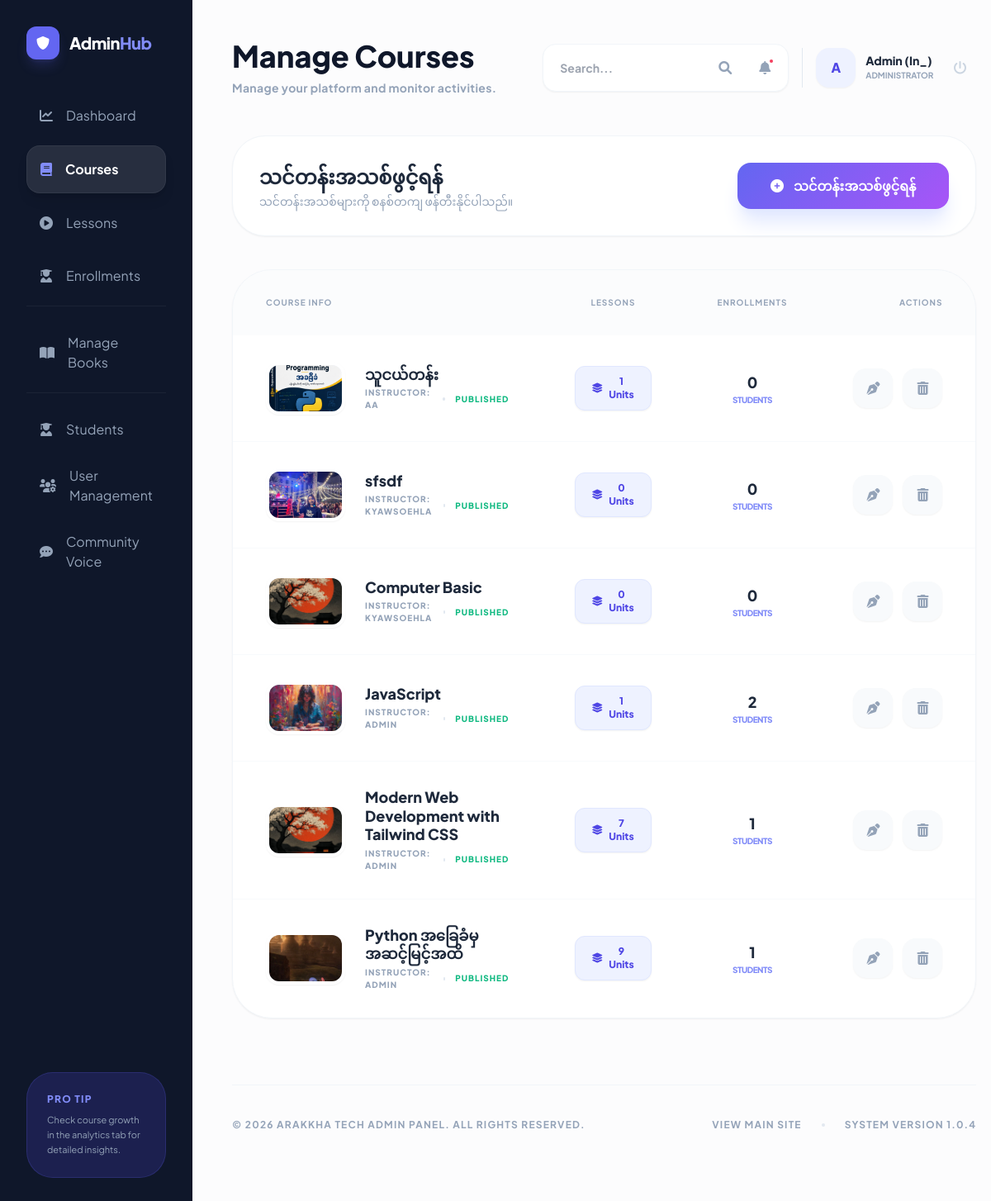
The app's page /manage/courses/ (signed in), older data.
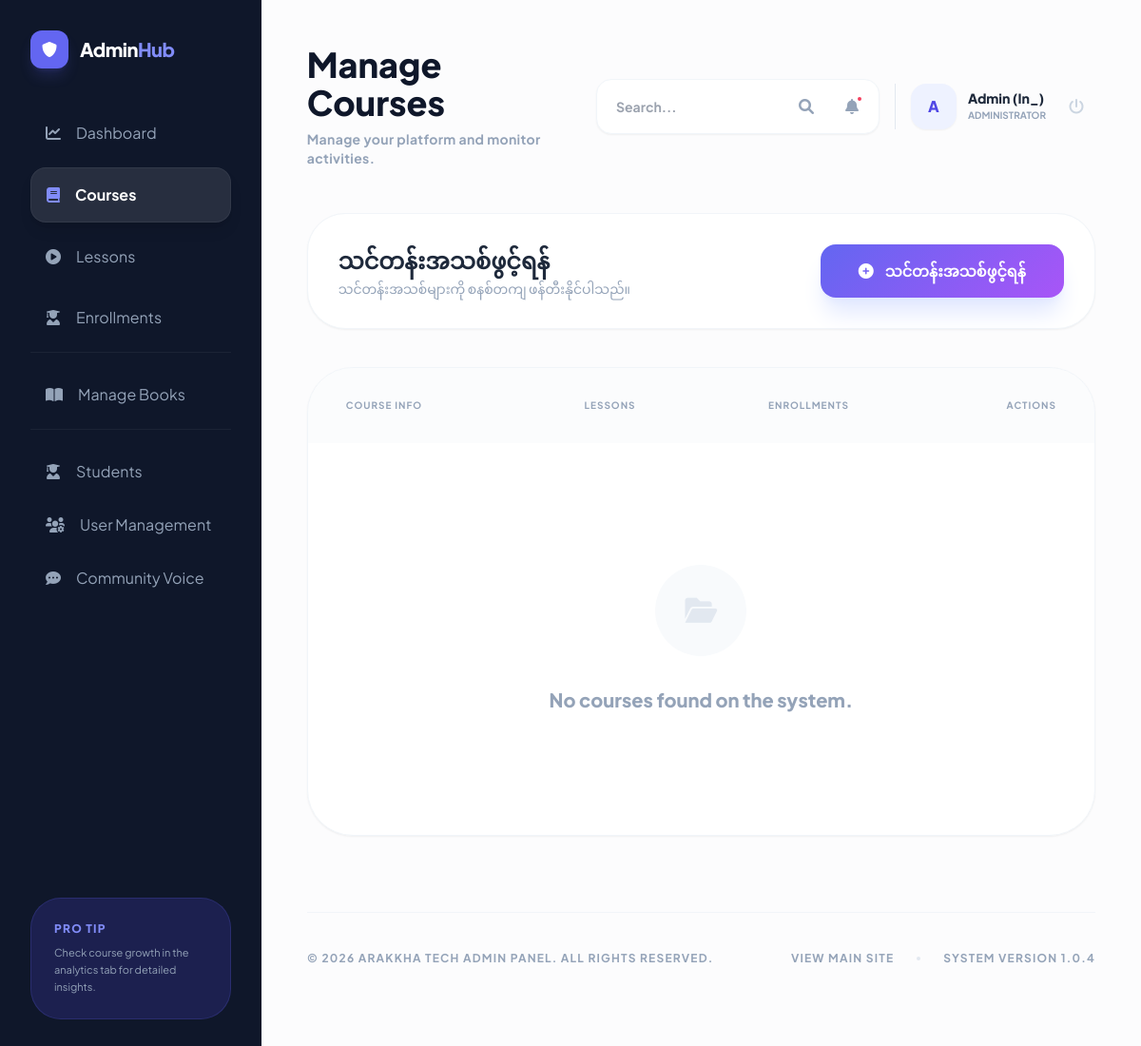
The same page, newer data.
### courses/models.py (models this page shows, shortened)
class Course(models.Model):
    title = models.CharField(max_length=200)
    description = models.TextField()
    thumbnail = models.ImageField(upload_to='courses/thumbnails/', blank=True, null=True)
    instructor = models.ForeignKey(User, on_delete=models.CASCADE, related_name='courses_taught')
    created_at = models.DateTimeField(auto_now_add=True)
    updated_at = models.DateTimeField(auto_now=True)

### courses/views.py (the view)
# urls.py: path('manage/courses/', views.manage_courses, name='manage_courses'),
@login_required
@user_passes_test(is_instructor)
def manage_courses(request):
    if is_admin(request.user):
        courses = Course.objects.annotate(student_count=Count('enrolled_students')).order_by('-created_at')
    else:
        courses = Course.objects.filter(instructor=request.user).annotate(student_count=Count('enrolled_students')).order_by('-created_at')
    return render(request, 'courses/management/manage_courses.html', {'courses': courses})

### courses/context_processors.py (called while the page is built)
def user_roles(request):
    if request.user.is_authenticated:
        return {
            'is_admin_user': _is_admin(request.user),
            'is_instructor_user': _is_instructor(request.user),
            'user_role_label': (request.user.profile.role if hasattr(request.user, 'profile') else 'student')
        }
    return {
        'is_admin_user': False,
        'is_instructor_user': False,
        'user_role_label': 'guest'
    }

### courses/helpers.py (called while the page is built)
def is_admin(user):
    if user.is_superuser:
        return True
    if hasattr(user, 'profile'):
        return user.profile.role == 'admin'
    return False

def is_instructor(user):
    if user.is_superuser:
        return True
    if hasattr(user, 'profile'):
        return user.profile.role == 'instructor'
    return False

### courses/templates/courses/management/manage_courses.html (shortened to what the changed rows need)
{% extends 'base.html' %}
{% block content %}
<div class="min-h-screen bg-[#fcfcfd] flex flex-col lg:flex-row">
    <main class="flex-grow p-6 lg:p-12">
        {% include 'courses/admin_topbar_snippet.html' with title="Manage Courses" subtitle="Total "|add:courses.count|add:" active courses on the platform." %}
        <div class="mb-10">
            <div class="flex flex-col md:flex-row md:items-center justify-between gap-6 bg-white p-8 rounded-[2.5rem] border border-slate-100 shadow-sm">
                <div class="space-y-1">
                    <h2 class="text-2xl font-black text-slate-800">သင်တန်းအသစ်ဖွင့်ရန်</h2>
                </div>
            </div>
        </div>
        <div class="bg-white rounded-[3rem] shadow-sm border border-slate-100 overflow-hidden" data-aos="fade-up">
            <div class="overflow-x-auto">
                <table class="w-full text-left">
                    <thead class="text-slate-400 text-[10px] uppercase tracking-widest font-black bg-slate-50/50">
                        <tr>
                            <th class="px-10 py-8">Course Info</th>
                            <th class="px-10 py-8 text-center">Lessons</th>
                            <th class="px-10 py-8 text-center">Enrollments</th>
                            <th class="px-10 py-8 text-right">Actions</th>
                        </tr>
                    </thead>
                    <tbody class="divide-y divide-slate-50">
                        {% for course in courses %}
                        <tr class="group hover:bg-slate-50/30 transition-all">
                            <td class="px-10 py-8">
                                <div class="flex items-center">
                                    <div class="w-24 h-16 rounded-2xl bg-indigo-50 overflow-hidden flex-shrink-0 mr-6 shadow-sm border-4 border-white transition-transform group-hover:scale-105">
                                        {% if course.thumbnail %}
                                            <img src="{{ course.thumbnail.url }}" class="w-full h-full object-cover">
                                        {% else %}
                                            <div class="w-full h-full flex items-center justify-center text-indigo-200 text-xl">
                                                <i class="fas fa-image"></i>
                                            </div>
                                        {% endif %}
                                    </div>
                                    <div>
                                        <p class="font-black text-slate-800 text-lg group-hover:text-indigo-600 transition-colors leading-tight mb-1">{{ course.title }}</p>
                                        <div class="flex items-center space-x-3">
                                            <span class="text-[10px] font-black text-slate-400 uppercase tracking-widest">Instructor: {{ course.instructor.username }}</span>
                                            <span class="w-1 h-1 bg-slate-200 rounded-full"></span>
                                            <span class="text-[10px] font-black text-emerald-500 uppercase tracking-widest">Published</span>
                                        </div>
                                    </div>
                                </div>
                            </td>
                            <td class="px-10 py-8 text-center">
                                <a href="{% url 'manage_lessons' course.pk %}" class="inline-flex items-center bg-indigo-50 text-indigo-600 text-xs font-black px-5 py-2.5 rounded-xl hover:bg-indigo-600 hover:text-white transition-all shadow-sm border border-indigo-100">
                                    <i class="fas fa-layer-group mr-2"></i> {{ course.lessons.count }} Units
                                </a>
                            </td>
                            <td class="px-10 py-8 text-center">
                                <div class="flex flex-col items-center">
                                    <span class="text-lg font-black text-slate-800">{{ course.student_count }}</span>
                                    <span class="text-[10px] font-black text-indigo-400 uppercase tracking-tighter">Students</span>
                                </div>
                            </td>
                            <td class="px-10 py-8 text-right">
                                <div class="flex items-center justify-end space-x-3">
                                    <a href="{% url 'edit_course' course.pk %}" class="w-12 h-12 rounded-2xl bg-slate-50 text-slate-400 flex items-center justify-center hover:bg-indigo-50 hover:text-indigo-600 transition-all shadow-sm">
                                        <i class="fas fa-pen-nib"></i>
                                    </a>
                                    <a href="{% url 'delete_course' course.pk %}" class="w-12 h-12 rounded-2xl bg-slate-50 text-slate-400 flex items-center justify-center hover:bg-rose-50 hover:text-rose-600 transition-all shadow-sm">
                                        <i class="fas fa-trash-alt"></i>
                                    </a>
                                </div>
                            </td>
                        </tr>
                        {% empty %}
                        <tr>
                            <td colspan="4" class="px-10 py-32 text-center">
                                <div class="w-24 h-24 bg-slate-50 rounded-full flex items-center justify-center mx-auto mb-8 text-slate-200 text-3xl">
                                    <i class="fas fa-folder-open"></i>
                                </div>
                                <p class="text-slate-400 font-black text-xl">No courses found on the system.</p>
                            </td>
                        </tr>
                        {% endfor %}
                    </tbody>
                </table>
            </div>
        </div>
    </main>
</div>
{% endblock %}

Row changes from the older to the newer data that the page shows:
removed Course: thumbnail (picture), title "သူငယ်တန်း", instructor.username "AA", lessons.count "1", student_count "0"
removed Course: thumbnail (picture), title "sfsdf", instructor.username "KYAWSOEHLA", lessons.count "0", student_count "0"
removed Course: thumbnail (picture), title "Computer Basic", instructor.username "KYAWSOEHLA", lessons.count "0", student_count "0"
removed Course: thumbnail (picture), title "JavaScript", instructor.username "ADMIN", lessons.count "1", student_count "2"
removed Course: thumbnail (picture), title "Modern Web Development with Tailwind CSS", instructor.username "ADMIN", lessons.count "7", student_count "1"
removed Course: thumbnail (picture), title "Python အခြေခံမှ အဆင့်မြင့်အထိ", instructor.username "ADMIN", lessons.count "9", student_count "1"
Text that changed along with them:
text now shown: "No courses found on the system."
